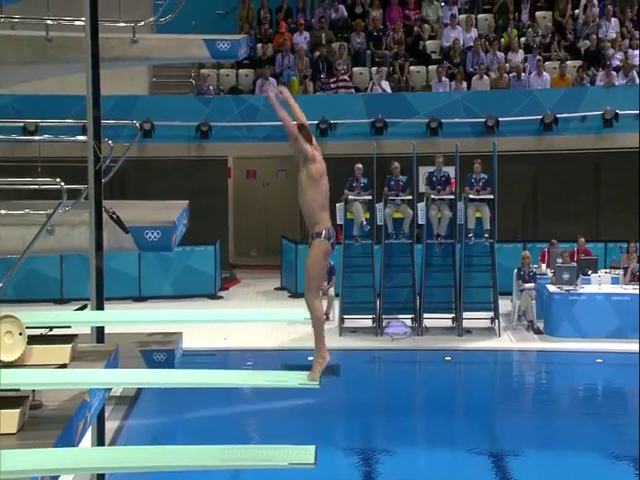
#> input picture frame 8 of yolov3/validation/videos/_tigfCJFLZg_00347.mp4, 640 x 480 px, given in place of _tigfCJFLZg_00146.mp4, which was not available
$ python meanshift_tut.py
#> lines starting #> are read from the running program, lines starting #| are printed output that depends on the picture; after the words box and inside, x2 and y2 are one past the last pixel; in counts of white or black regions, pixels touching at a corner belong together; pictures that were not available may be replaced by others from this repository, and a replacement may not be noted
"""
Basic meanshift tut
"""


import cv2 as cv
import numpy as np
import time


# VIDEOPATH = "https://www.bogotobogo.com/python/OpenCV_Python/images/mean_shift_tracking/slow_traffic_small.mp4"
VIDEOPATH = 'C:\\Users\\Julius\\OneDrive - bwedu\\Studium\\06_Semester\\Deep Learning\\Videos\\_tigfCJFLZg_00146.mp4'

cap = cv.VideoCapture(VIDEOPATH)

# take first frame of the video
ret,frame = cap.read()
#> frame is the input picture: shape (480, 640, 3); mean B, G, R 115.9, 100.3, 74.5

# setup initial location of window
x, y, x2, y2 = 213, 196,322, 317 # simply hardcoded the values #TODO from labelling ?

w= abs(x-x2)
h = abs(y-y2)

track_window = (x, y, w, h)

# [6 lines of commented-out code are left out]
roi = frame[y:y+h, x:x+w]
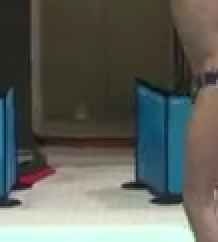
#> roi: shape (121, 109, 3) (shown 2 times larger); mean B, G, R 91.2, 98, 94.9
hsv_roi =  cv.cvtColor(roi, cv.COLOR_BGR2HSV)
#> hsv_roi: shape (121, 109, 3); mean H, S, V 40.2, 71.8, 106.8
mask = cv.inRange(hsv_roi, np.array((0., 60.,32.)), np.array((180.,255.,255.)))
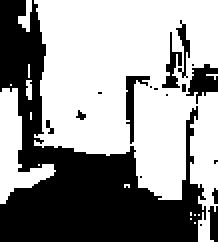
#> mask: shape (121, 109) (shown 2 times larger); 58.9% white; 18 black regions (12 under 20 px), largest, box (x1, y1, x2, y2) and area: (0, 0, 103, 121) 4798, (93, 32, 109, 52) 177, (63, 38, 75, 72) 137, (81, 16, 91, 44) 103, (88, 10, 95, 39) 73, (104, 103, 109, 121) 68
roi_hist = cv.calcHist([hsv_roi],[0],mask,[180],[0,180])
#> roi_hist = 180 values, max 1056 at index 24, min 0 at index 0, mean 43.15
cv.normalize(roi_hist,roi_hist,0,255,cv.NORM_MINMAX)


# Setup the termination criteria, either 10 iteration or move by atleast 1 pt
term_crit = ( cv.TERM_CRITERIA_EPS | cv.TERM_CRITERIA_COUNT, 10, 1 )


while True:
    ret, frame = cap.read()
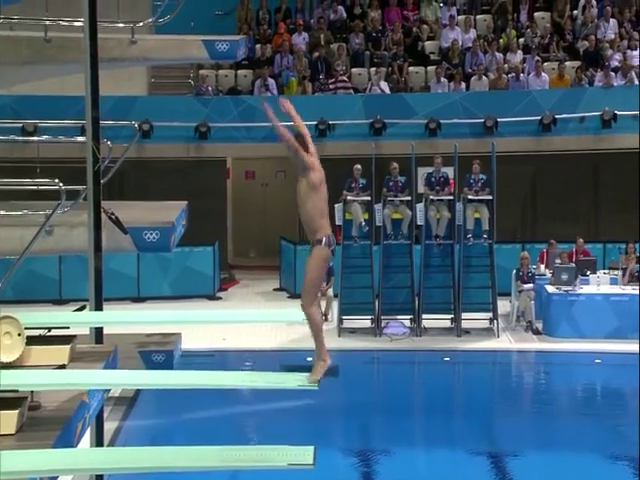
#> input picture frame 9 of yolov3/validation/videos/_tigfCJFLZg_00347.mp4, 640 x 480 px, given in place of _tigfCJFLZg_00146.mp4, which was not available
#> frame is the input picture: shape (480, 640, 3); mean B, G, R 116.2, 100.3, 74.9

    if ret == True:
        hsv = cv.cvtColor(frame, cv.COLOR_BGR2HSV)
#> hsv: shape (480, 640, 3); mean H, S, V 77.2, 106.3, 122.9
        dst = cv.calcBackProject([hsv],[0],roi_hist,[0,180],1)
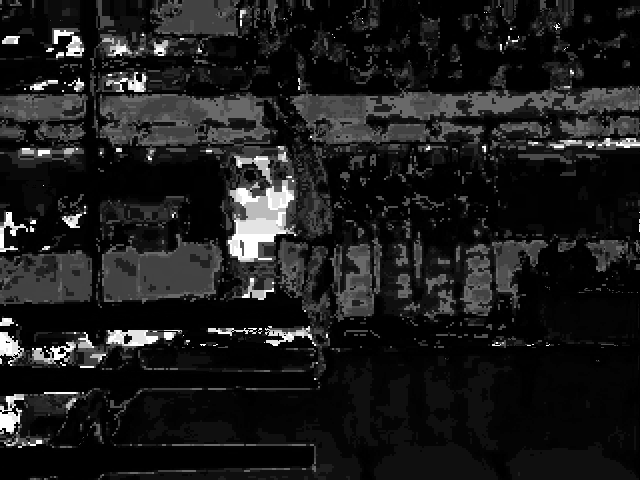
#> dst: shape (480, 640); min 0, max 255, mean 27.9
        cv.imshow('t',mask)
        # apply meanshift to get the new location
        ret, track_window = cv.meanShift(dst, track_window, term_crit)
#> ret = 8; track_window = (208, 160, 109, 121)

        # Draw it on image
        x,y,w,h = track_window
#> x = 208; y = 160; w = 109; h = 121
        test_im = cv.rectangle(frame, (x,y), (x+w,y+h), 255,2)
        cv.imshow('img2',test_im)
        k = cv.waitKey(30) & 0xff
#> (key Esc is pressed here)
        if k == 27:
            break
    else:
        break

$ run again, starting later in the video
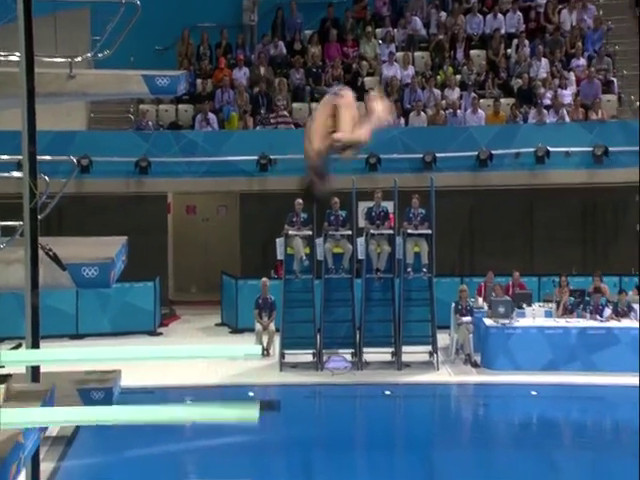
#> input picture frame 39 of yolov3/validation/videos/_tigfCJFLZg_00347.mp4, 640 x 480 px, given in place of _tigfCJFLZg_00146.mp4, which was not available
#> frame is the input picture: shape (480, 640, 3); mean B, G, R 109.8, 91.9, 69.8
#> hsv_roi: shape (121, 109, 3); mean H, S, V 71.4, 91.8, 72.2
#> `mask = cv.inRange(hsv_roi, np.array((0., 60.,32.)), np.array((180.,255..`:
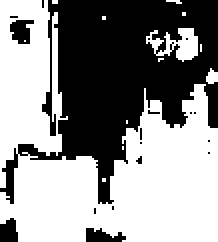
#> mask: shape (121, 109) (shown 2 times larger); 56.5% white; 18 black regions (14 under 20 px), largest, box (x1, y1, x2, y2) and area: (0, 0, 109, 102) 5413, (5, 10, 17, 22) 102, (43, 114, 63, 121) 95, (0, 109, 9, 121) 89
#> roi_hist = 180 values, max 838 at index 101, min 0 at index 1, mean 41.38
#> hsv: shape (480, 640, 3); mean H, S, V 81.5, 106, 115.7
#> `dst = cv.calcBackProject([hsv],[0],roi_hist,[0,180],1)`:
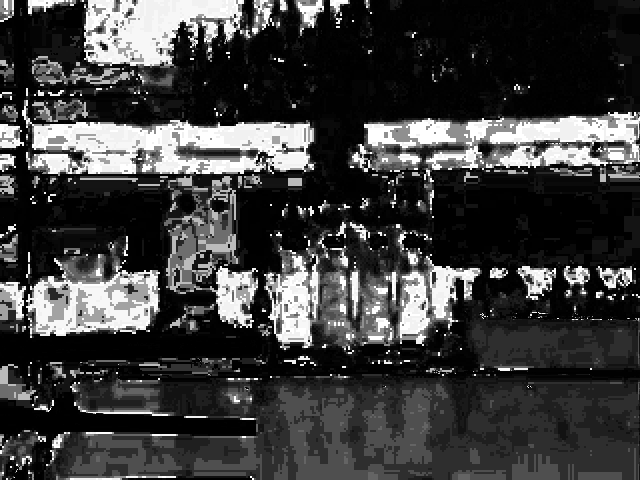
#> dst: shape (480, 640); min 0, max 255, mean 61.3
#> ret = 10; track_window = (231, 237, 109, 121)
#> x = 231; y = 237; w = 109; h = 121
